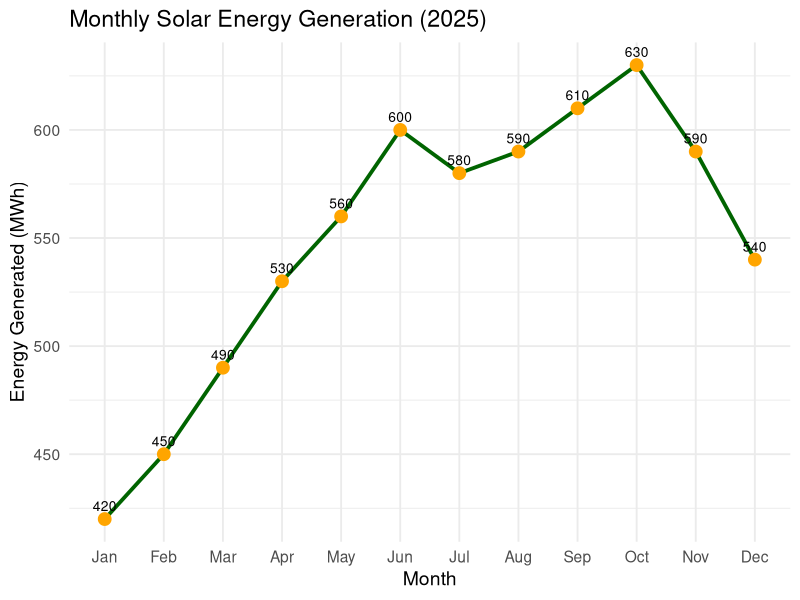

The R script that drew this image:
library(ggplot2)

energy <- data.frame(

Month=factor(c("Jan","Feb","Mar","Apr","May","Jun",
               "Jul","Aug","Sep","Oct","Nov","Dec"),

levels=c("Jan","Feb","Mar","Apr","May","Jun",
         "Jul","Aug","Sep","Oct","Nov","Dec")),

Generation=c(420,450,490,530,560,600,
             580,590,610,630,590,540)
)

ggplot(energy,
       aes(Month,
           Generation,
           group=1)) +

geom_line(
color="darkgreen",
linewidth=1.3
)+

geom_point(
size=4,
color="orange"
)+

geom_text(
aes(label=Generation),
vjust=-0.8,
size=3.5
)+

labs(

title="Monthly Solar Energy Generation (2025)",

x="Month",

y="Energy Generated (MWh)"

)+

theme_minimal(base_size=14)
